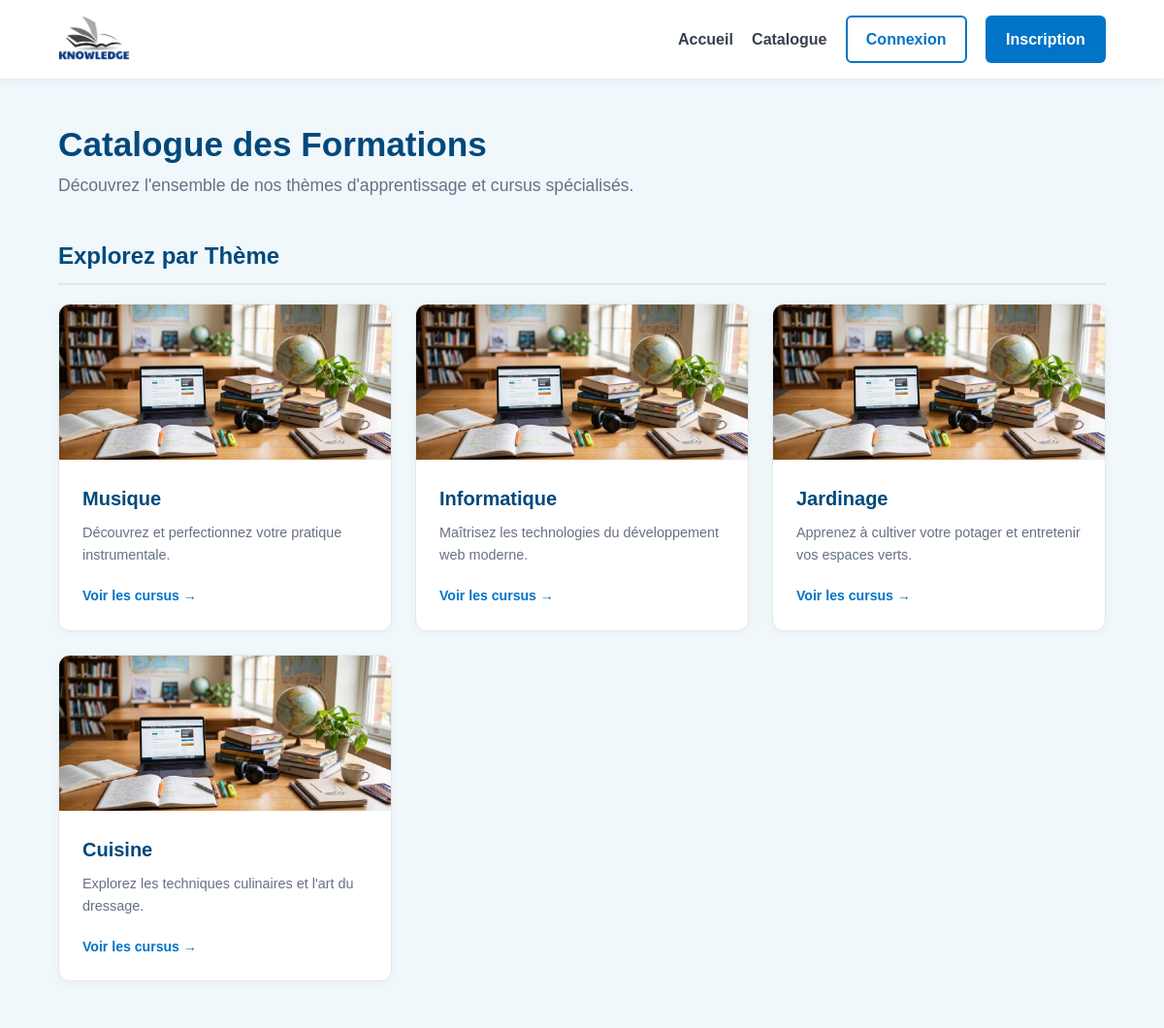
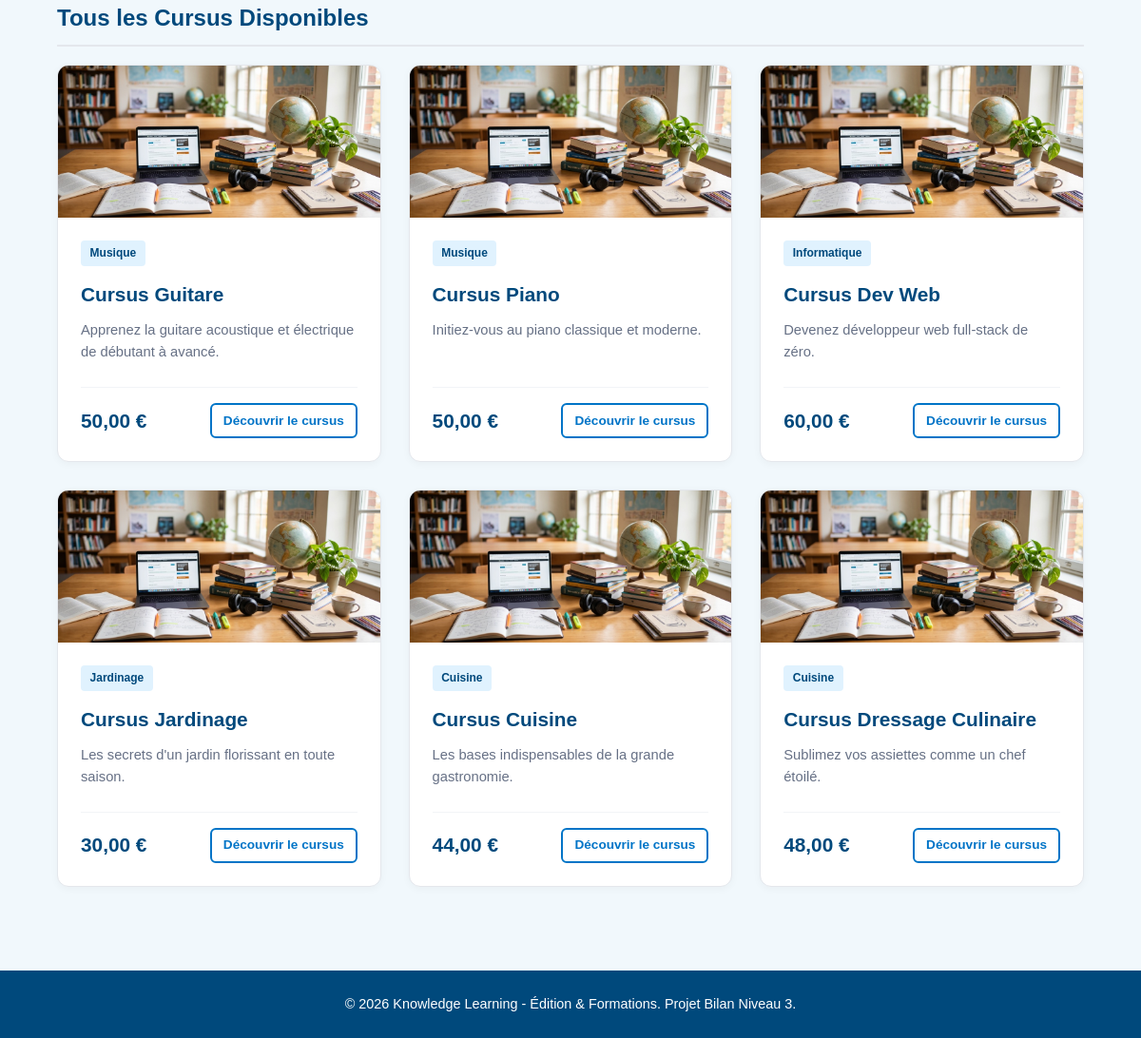
Screenshot of /courses with the database file from the repository (2 pictures, top to bottom).
### tables this page shows
CREATE TABLE themes (
    id INT AUTO_INCREMENT PRIMARY KEY,
    name VARCHAR(100) NOT NULL,
    slug VARCHAR(120) NOT NULL UNIQUE,
    description TEXT NULL,
    created_at DATETIME NOT NULL DEFAULT CURRENT_TIMESTAMP,
    updated_at DATETIME NOT NULL DEFAULT CURRENT_TIMESTAMP ON UPDATE CURRENT_TIMESTAMP,
    created_by VARCHAR(100) NOT NULL DEFAULT 'system',
    updated_by VARCHAR(100) NOT NULL DEFAULT 'system'
);

CREATE TABLE courses (
    id INT AUTO_INCREMENT PRIMARY KEY,
    theme_id INT NOT NULL,
    title VARCHAR(150) NOT NULL,
    slug VARCHAR(180) NOT NULL UNIQUE,
    description TEXT NULL,
    price DECIMAL(10, 2) NOT NULL,
    created_at DATETIME NOT NULL DEFAULT CURRENT_TIMESTAMP,
    updated_at DATETIME NOT NULL DEFAULT CURRENT_TIMESTAMP ON UPDATE CURRENT_TIMESTAMP,
    created_by VARCHAR(100) NOT NULL DEFAULT 'system',
    updated_by VARCHAR(100) NOT NULL DEFAULT 'system',
    CONSTRAINT fk_courses_theme FOREIGN KEY (theme_id) REFERENCES themes(id) ON DELETE CASCADE
);

### src/Controllers/CatalogController.php (called while the page is built, shortened)
<?php
class CatalogController extends BaseController
{
    private CatalogRepository $catalogRepository;
    public function __construct(
        ?CatalogRepository $catalogRepository = null,
        ?AccessRepository $accessRepository = null
    ) {
        $this->catalogRepository = $catalogRepository ?? new CatalogRepository();
    }
    public function index(): void
    {
        $themes = $this->catalogRepository->findAllThemes();
        $courses = $this->catalogRepository->findCourses();
        $this->render('catalog/index', [
            'pageTitle' => 'Catalogue des Formations - Knowledge Learning',
            'themes' => $themes,
            'courses' => $courses
        ]);
    }
}

### public/index.php (called while the page is built, shortened)
<?php
$router = new Router();
$router->get('/', HomeController::class, 'index');
$router->get('/courses', CatalogController::class, 'index');
$router->get('/themes/{slug}', CatalogController::class, 'theme');
$router->get('/courses/{slug}', CatalogController::class, 'course');
$router->get('/lessons/{slug}', CatalogController::class, 'lesson');
$router->post('/lessons/{id}/validate', LessonController::class, 'validate');
$router->get('/certifications', CertificationController::class, 'index');
$router->get('/admin', AdminController::class, 'index');
$router->post('/admin/users/{id}/role', AdminController::class, 'updateUserRole');
$router->post('/admin/courses/create', AdminController::class, 'createCourse');
$router->post('/admin/courses/{id}/delete', AdminController::class, 'deleteCourse');
$router->get('/admin/catalog', AdminController::class, 'catalog');
$router->post('/admin/themes/create', AdminController::class, 'createTheme');
$router->post('/admin/themes/{id}/update', AdminController::class, 'updateTheme');
$router->post('/admin/themes/{id}/delete', AdminController::class, 'deleteTheme');
$router->post('/admin/courses/{id}/update', AdminController::class, 'updateCourse');
$router->post('/admin/lessons/create', AdminController::class, 'createLesson');
$router->post('/admin/lessons/{id}/update', AdminController::class, 'updateLesson');
$router->post('/admin/lessons/{id}/delete', AdminController::class, 'deleteLesson');
$router->post('/checkout/course/{id}', CheckoutController::class, 'checkoutCourse');
$router->post('/checkout/lesson/{id}', CheckoutController::class, 'checkoutLesson');
$router->get('/checkout/success', CheckoutController::class, 'success');
$router->get('/checkout/cancel', CheckoutController::class, 'cancel');
$router->post('/stripe/webhook', StripeWebhookController::class, 'handle');
$router->get('/register', AuthController::class, 'showRegister');
$router->post('/register', AuthController::class, 'register');
$router->get('/activate', AuthController::class, 'activate');
$router->get('/login', AuthController::class, 'showLogin');
$router->post('/login', AuthController::class, 'login');
$router->post('/logout', AuthController::class, 'logout');
$requestUri = $_SERVER['REQUEST_URI'] ?? '/';
$requestMethod = $_SERVER['REQUEST_METHOD'] ?? 'GET';
$router->dispatch($requestUri, $requestMethod);

### src/Config/Database.php (called while the page is built, shortened)
<?php
class Database
{
    private static ?PDO $connection = null;
    public static function getConnection(): PDO
    {
        if (self::$connection === null) {
            $host = $_ENV['DB_HOST'] ?? '127.0.0.1';
            $port = $_ENV['DB_PORT'] ?? '3306';
            $database = $_ENV['DB_DATABASE'] ?? 'knowledge_learning';
            $username = $_ENV['DB_USERNAME'] ?? 'root';
            $password = $_ENV['DB_PASSWORD'] ?? '';
            $dsn = sprintf('mysql:host=%s;port=%s;dbname=%s;charset=utf8mb4', $host, $port, $database);
            try {
                self::$connection = new PDO($dsn, $username, $password, [
                    PDO::ATTR_ERRMODE            => PDO::ERRMODE_EXCEPTION,
                    PDO::ATTR_DEFAULT_FETCH_MODE => PDO::FETCH_ASSOC,
                    PDO::ATTR_EMULATE_PREPARES   => false,
                ]);
            } catch (PDOException $e) {
                throw new RuntimeException('Database connection error: ' . $e->getMessage(), (int) $e->getCode(), $e);
            }
        }
        return self::$connection;
    }
}

### src/Repositories/BaseRepository.php (called while the page is built, shortened)
<?php
abstract class BaseRepository
{
    public function __construct(?PDO $db = null)
    {
        $this->db = $db ?? Database::getConnection();
    }
}

### src/Repositories/CatalogRepository.php (called while the page is built, shortened)
<?php
class CatalogRepository extends BaseRepository
{
    public function findAllThemes(): array
    {
        $stmt = $this->db->query('SELECT * FROM themes ORDER BY id ASC');
        $themes = [];
        while ($row = $stmt->fetch()) {
            $themes[] = new Theme($row);
        }
        return $themes;
    }
    public function findCourses(?int $themeId = null): array
    {
        $sql = 'SELECT c.*, t.name as theme_name
                FROM courses c
                JOIN themes t ON c.theme_id = t.id';
        if ($themeId !== null) {
            $sql .= ' WHERE c.theme_id = :theme_id';
            $stmt = $this->db->prepare($sql . ' ORDER BY c.id ASC');
            $stmt->execute(['theme_id' => $themeId]);
        } else {
            $stmt = $this->db->query($sql . ' ORDER BY c.id ASC');
        }
        $courses = [];
        while ($row = $stmt->fetch()) {
            $courses[] = new Course($row);
        }
        return $courses;
    }
}

### src/Models/Theme.php (called while the page is built, shortened)
<?php
class Theme
{
    private string $name;
    private string $slug;
    private ?string $description;
    public function __construct(array $attributes = [])
    {
        $this->name = (string) ($attributes['name'] ?? '');
        $this->slug = (string) ($attributes['slug'] ?? '');
        $this->description = $attributes['description'] ?? null;
    }
    public function getName(): string { return $this->name; }
    public function getSlug(): string { return $this->slug; }
    public function getDescription(): ?string { return $this->description; }
}

### src/Models/Course.php (called while the page is built, shortened)
<?php
class Course
{
    private string $title;
    private string $slug;
    private ?string $description;
    private float $price;
    private ?string $themeName;
    public function __construct(array $attributes = [])
    {
        $this->title = (string) ($attributes['title'] ?? '');
        $this->slug = (string) ($attributes['slug'] ?? '');
        $this->description = $attributes['description'] ?? null;
        $this->price = (float) ($attributes['price'] ?? 0.0);
        $this->themeName = $attributes['theme_name'] ?? null;
    }
    public function getTitle(): string { return $this->title; }
    public function getSlug(): string { return $this->slug; }
    public function getDescription(): ?string { return $this->description; }
    public function getPrice(): float { return $this->price; }
    public function getThemeName(): ?string { return $this->themeName; }
}

### views/catalog/index.php (the view)
<div class="catalog-page">
    <div class="page-header">
        <h1>Catalogue des Formations</h1>
        <p class="subtitle">Découvrez l'ensemble de nos thèmes d'apprentissage et cursus spécialisés.</p>
    </div>
    <section class="section-themes">
        <h2 class="section-title">Explorez par Thème</h2>
        <div class="themes-grid">
            <?php foreach ($themes as $theme): ?>
                <a href="/themes/<?= htmlspecialchars($theme->getSlug(), ENT_QUOTES, 'UTF-8') ?>" class="theme-card">
                    <div class="theme-image-wrapper">
                        <img src="/assets/images/course-banner.jpg" alt="<?= htmlspecialchars($theme->getName(), ENT_QUOTES, 'UTF-8') ?>" class="theme-banner-img">
                    </div>
                    <div class="theme-card-body">
                        <h3 class="theme-name"><?= htmlspecialchars($theme->getName(), ENT_QUOTES, 'UTF-8') ?></h3>
                        <p class="theme-desc"><?= htmlspecialchars($theme->getDescription() ?? '', ENT_QUOTES, 'UTF-8') ?></p>
                        <span class="theme-link">Voir les cursus &rarr;</span>
                    </div>
                </a>
            <?php endforeach; ?>
        </div>
    </section>
    <section class="section-courses">
        <h2 class="section-title">Tous les Cursus Disponibles</h2>
        <div class="courses-grid">
            <?php foreach ($courses as $course): ?>
                <div class="course-card">
                    <div class="course-image-wrapper">
                        <img src="/assets/images/course-banner.jpg" alt="<?= htmlspecialchars($course->getTitle(), ENT_QUOTES, 'UTF-8') ?>" class="course-banner-img">
                    </div>
                    <div class="course-card-content">
                        <div class="course-badge"><?= htmlspecialchars($course->getThemeName() ?? 'Formation', ENT_QUOTES, 'UTF-8') ?></div>
                        <h3 class="course-title"><?= htmlspecialchars($course->getTitle(), ENT_QUOTES, 'UTF-8') ?></h3>
                        <p class="course-desc"><?= htmlspecialchars($course->getDescription() ?? '', ENT_QUOTES, 'UTF-8') ?></p>
                        <div class="course-footer">
                            <span class="course-price"><?= number_format($course->getPrice(), 2, ',', ' ') ?> €</span>
                            <a href="/courses/<?= htmlspecialchars($course->getSlug(), ENT_QUOTES, 'UTF-8') ?>" class="btn btn-outline btn-sm">Découvrir le cursus</a>
                        </div>
                    </div>
                </div>
            <?php endforeach; ?>
        </div>
    </section>
</div>

### src/Core/Router.php (shortened to what this page needs)
<?php
class Router
{
    private array $routes = [];
    private function addRoute(string $method, string $path, string $controller, string $action): void
    {
        $paramNames = [];
        $regex = preg_replace_callback('/\{([a-zA-Z0-9_]+)\}/', function (array $matches) use (&$paramNames) {
            $paramNames[] = $matches[1];
            return '([a-zA-Z0-9_\-]+)';
        }, $path);
        $regexPattern = '#^' . $regex . '$#';
        $this->routes[$method][$path] = [
            'controller' => $controller,
            'action' => $action,
            'regex' => $regexPattern,
            'paramNames' => $paramNames
        ];
    }
    public function dispatch(string $uri, string $method): void
    {
        $path = parse_url($uri, PHP_URL_PATH) ?: '/';
        if (isset($this->routes[$method])) {
            foreach ($this->routes[$method] as $routePath => $route) {
                if (preg_match($route['regex'], $path, $matches)) {
                    array_shift($matches);
                    $controllerClass = $route['controller'];
                    $action = $route['action'];
                    if (class_exists($controllerClass)) {
                        $controller = new $controllerClass();
                        if (method_exists($controller, $action)) {
                            $controller->$action(...$matches);
                            return;
                        }
                    }
                }
            }
        }
    }
}

### rows the page displays
themes: name "Musique", description "Découvrez et perfectionnez votre pratique instrumentale."
themes: name "Informatique", description "Maîtrisez les technologies du développement web moderne."
themes: name "Jardinage", description "Apprenez à cultiver votre potager et entretenir vos espaces verts."
themes: name "Cuisine", description "Explorez les techniques culinaires et l'art du dressage."
courses: theme.name "Musique", title "Cursus Guitare", description "Apprenez la guitare acoustique et électrique de débutant à avancé.", price "50,00"
courses: theme.name "Musique", title "Cursus Piano", description "Initiez-vous au piano classique et moderne.", price "50,00"
courses: theme.name "Informatique", title "Cursus Dev Web", description "Devenez développeur web full-stack de zéro.", price "60,00"
courses: theme.name "Jardinage", title "Cursus Jardinage", description "Les secrets d'un jardin florissant en toute saison.", price "30,00"
courses: theme.name "Cuisine", title "Cursus Cuisine", description "Les bases indispensables de la grande gastronomie.", price "44,00"
courses: theme.name "Cuisine", title "Cursus Dressage Culinaire", description "Sublimez vos assiettes comme un chef étoilé.", price "48,00"
